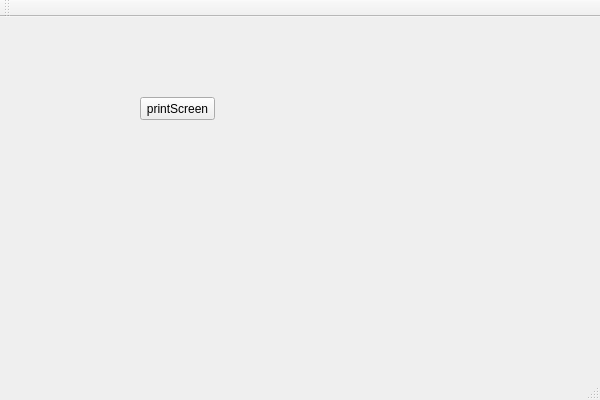
<?xml version="1.0" encoding="UTF-8"?>
<ui version="4.0">
 <class>screenShotClass</class>
 <widget class="QMainWindow" name="screenShotClass">
  <property name="geometry">
   <rect>
    <x>0</x>
    <y>0</y>
    <width>600</width>
    <height>400</height>
   </rect>
  </property>
  <property name="windowTitle">
   <string>screenShot</string>
  </property>
  <widget class="QWidget" name="centralWidget">
   <widget class="QPushButton" name="pushButton">
    <property name="geometry">
     <rect>
      <x>140</x>
      <y>80</y>
      <width>75</width>
      <height>23</height>
     </rect>
    </property>
    <property name="text">
     <string>printScreen</string>
    </property>
   </widget>
  </widget>
  <widget class="QMenuBar" name="menuBar">
   <property name="geometry">
    <rect>
     <x>0</x>
     <y>0</y>
     <width>600</width>
     <height>23</height>
    </rect>
   </property>
  </widget>
  <widget class="QToolBar" name="mainToolBar">
   <attribute name="toolBarArea">
    <enum>TopToolBarArea</enum>
   </attribute>
   <attribute name="toolBarBreak">
    <bool>false</bool>
   </attribute>
  </widget>
  <widget class="QStatusBar" name="statusBar"/>
 </widget>
 <layoutdefault spacing="6" margin="11"/>
 <resources>
  <include location="screenshot.qrc"/>
 </resources>
 <connections/>
</ui>
